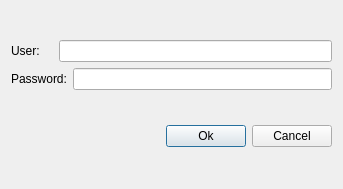
<?xml version="1.0" encoding="UTF-8"?>
<ui version="4.0">
 <class>Dialog</class>
 <widget class="QDialog" name="Dialog">
  <property name="geometry">
   <rect>
    <x>0</x>
    <y>0</y>
    <width>343</width>
    <height>189</height>
   </rect>
  </property>
  <property name="windowTitle">
   <string>Dialog</string>
  </property>
  <layout class="QGridLayout" name="gridLayout_2">
   <item row="0" column="0">
    <layout class="QGridLayout" name="gridLayout">
     <item row="0" column="0">
      <layout class="QHBoxLayout" name="horizontalLayout">
       <item>
        <widget class="QLabel" name="label">
         <property name="text">
          <string>User:    </string>
         </property>
        </widget>
       </item>
       <item>
        <widget class="QLineEdit" name="lineEdit"/>
       </item>
      </layout>
     </item>
     <item row="1" column="0">
      <layout class="QHBoxLayout" name="horizontalLayout_2">
       <item>
        <widget class="QLabel" name="label_2">
         <property name="text">
          <string>Password:</string>
         </property>
        </widget>
       </item>
       <item>
        <widget class="QLineEdit" name="lineEdit_2"/>
       </item>
      </layout>
     </item>
    </layout>
   </item>
   <item row="1" column="0">
    <layout class="QHBoxLayout" name="horizontalLayout_3">
     <item>
      <spacer name="horizontalSpacer">
       <property name="orientation">
        <enum>Qt::Horizontal</enum>
       </property>
       <property name="sizeHint" stdset="0">
        <size>
         <width>40</width>
         <height>20</height>
        </size>
       </property>
      </spacer>
     </item>
     <item>
      <widget class="QPushButton" name="pushButton">
       <property name="text">
        <string>Ok</string>
       </property>
      </widget>
     </item>
     <item>
      <widget class="QPushButton" name="pushButton_2">
       <property name="text">
        <string>Cancel</string>
       </property>
      </widget>
     </item>
    </layout>
   </item>
  </layout>
 </widget>
 <tabstops>
  <tabstop>lineEdit</tabstop>
  <tabstop>lineEdit_2</tabstop>
  <tabstop>pushButton</tabstop>
  <tabstop>pushButton_2</tabstop>
 </tabstops>
 <resources/>
 <connections>
  <connection>
   <sender>pushButton</sender>
   <signal>clicked()</signal>
   <receiver>Dialog</receiver>
   <slot>accept()</slot>
   <hints>
    <hint type="sourcelabel">
     <x>204</x>
     <y>143</y>
    </hint>
    <hint type="destinationlabel">
     <x>204</x>
     <y>158</y>
    </hint>
   </hints>
  </connection>
  <connection>
   <sender>pushButton_2</sender>
   <signal>clicked()</signal>
   <receiver>Dialog</receiver>
   <slot>reject()</slot>
   <hints>
    <hint type="sourcelabel">
     <x>284</x>
     <y>132</y>
    </hint>
    <hint type="destinationlabel">
     <x>290</x>
     <y>164</y>
    </hint>
   </hints>
  </connection>
 </connections>
</ui>
